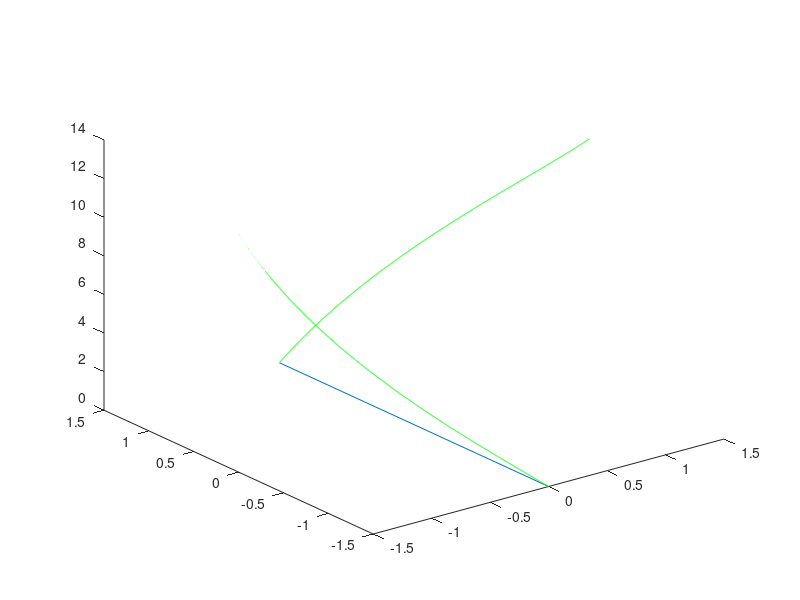

Reproduce this figure in MATLAB.
% helix_test1.m
% Test plot of an individual double helix.
% Copyright 2015 Kyle Zampaglione, Andrew P. Sabelhaus
%%Helix Test 

%SETUP ============================================
figure
rungwidth = 3;
rungspacing = 2;  %abs distance between rungs 
twistangle =  90; %set twist angle in degrees
number_rungs = 4; 
%==================================================
%Calculate angle of rotation between each rung
indivtwist = twistangle/(number_rungs-1);

%First rung
x = 0; %initial x
y = rungwidth/2; %initial y
z_prev = 0; %initial z
plot3([-x,x],[-y,y], [0,0]);

hold on
b = sqrt((rungspacing*(number_rungs))^2 - (rungwidth/2)^2);

t = 0:0.05:twistangle;
x = rungwidth/2*sind(t);
y = rungwidth/2*cosd(t);
z = b*t*pi/180; 
plot3(x,y,z, 'g')
plot3(-x,-y,z, 'g')

%for i = 1:(number_rungs-1)


%end

hold off 
%axis equal
z_total = z(end)